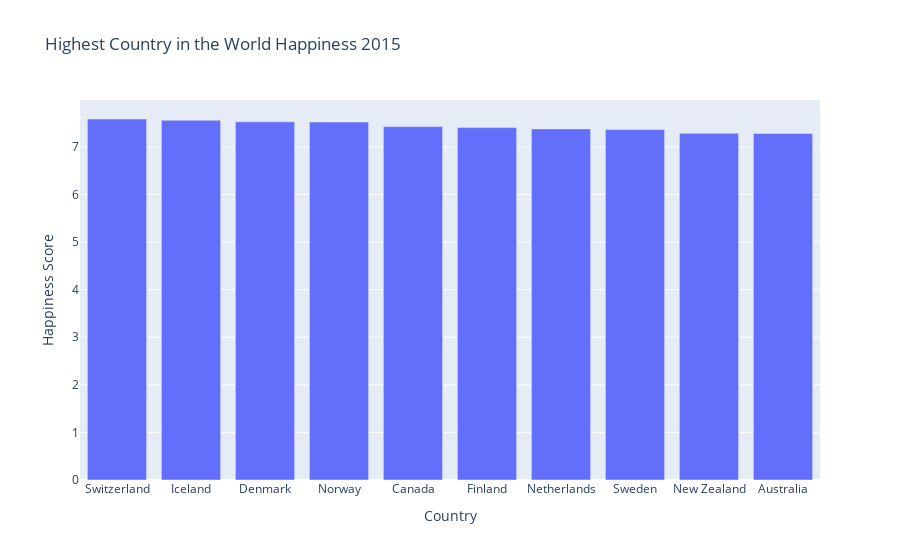

Notebook source saved alongside this figure:
### Code cell
fig = px.bar(World_Happiness15[:10], x='Country', y='Happiness Score', title='Highest Country in the World Happiness 2015 ')
fig.show()

### Figure 1 — Plotly figure (JSON) as saved in the notebook; plotly's stock layout.template omitted (floating-point values rounded to 4 significant figures)
{"data": [{"alignmentgroup": "True", "hovertemplate": "Country=%{x}<br>Happiness Score=%{y}<extra></extra>", "legendgroup": "", "marker": {"color": "#636efa", "pattern": {"shape": ""}}, "name": "", "offsetgroup": "", "orientation": "v", "showlegend": false, "textposition": "auto", "type": "bar", "x": ["Switzerland", "Iceland", "Denmark", "Norway", "Canada", "Finland", "Netherlands", "Sweden", "New Zealand", "Australia"], "xaxis": "x", "y": [7.587, 7.561, 7.527, 7.522, 7.427, 7.406, 7.378, 7.364, 7.286, 7.284], "yaxis": "y"}], "layout": {"autosize": true, "barmode": "relative", "legend": {"tracegroupgap": 0}, "title": {"text": "Highest Country in the World Happiness 2015 "}, "xaxis": {"anchor": "y", "autorange": true, "domain": [0, 1], "range": [-0.5, 9.5], "title": {"text": "Country"}, "type": "category"}, "yaxis": {"anchor": "x", "autorange": true, "domain": [0, 1], "range": [0, 7.986], "title": {"text": "Happiness Score"}, "type": "linear"}}}
